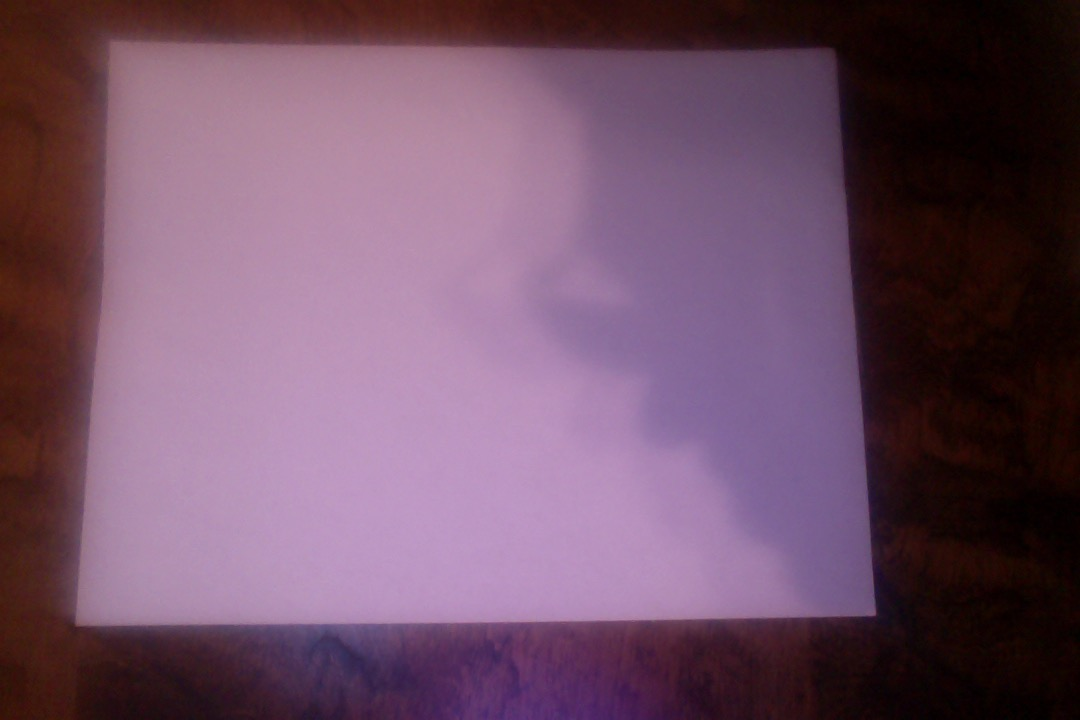
#> input picture paper.jpg, 1080 x 720 px
$ python distance_to_camera.py   (older library calls are emulated)
#> lines starting #> are read from the running program, lines starting #| are printed output that depends on the picture; after the words box and inside, x2 and y2 are one past the last pixel; in counts of white or black regions, pixels touching at a corner belong together; long printed decimals are rounded
#> further down, image is the input picture: shape (720, 1080, 3); mean B, G, R 101.6, 79.6, 111.3
# Most of this was from Adrian Rosebrocks post on pyimagesearch to figure out
# the focal distance of my MacBook Pro's camera https://bit.ly/2KJVoKC

# import the necessary packages
from imutils import paths
import numpy as np
import imutils
import cv2

def find_marker(image):
    # convert the image to grayscale, blur it, and detect edges
    gray = cv2.cvtColor(image, cv2.COLOR_BGR2GRAY)
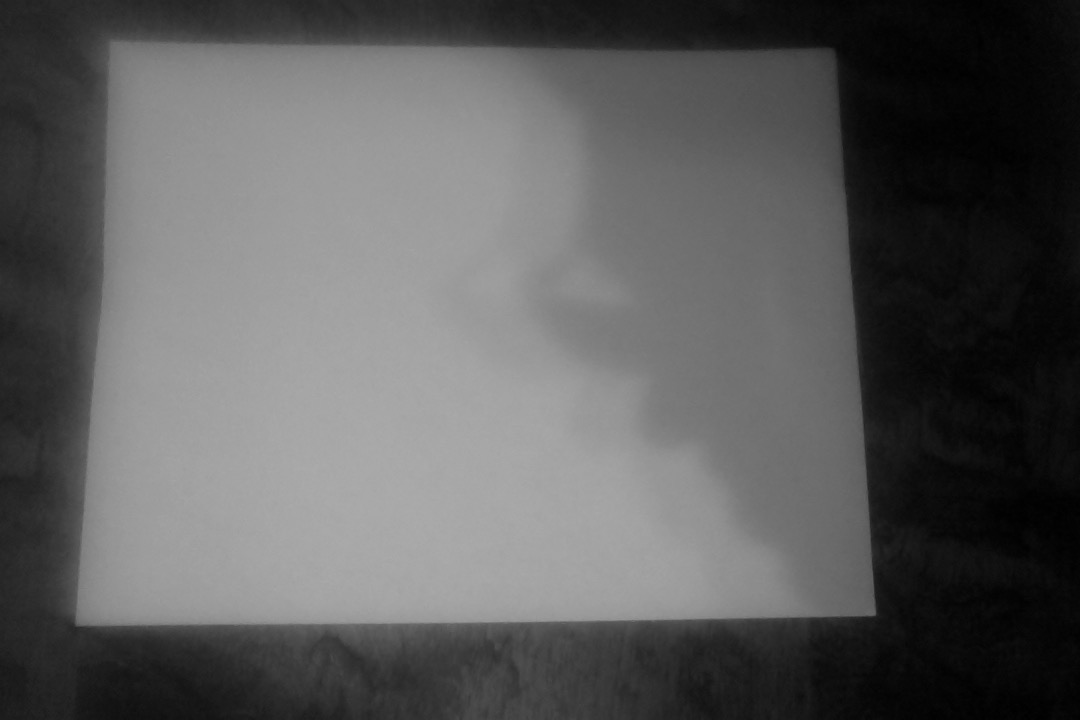
#> gray: shape (720, 1080); min 0, max 172, mean 91.6
    gray = cv2.GaussianBlur(gray, (5, 5), 0)
    edged = cv2.Canny(gray, 35, 125)
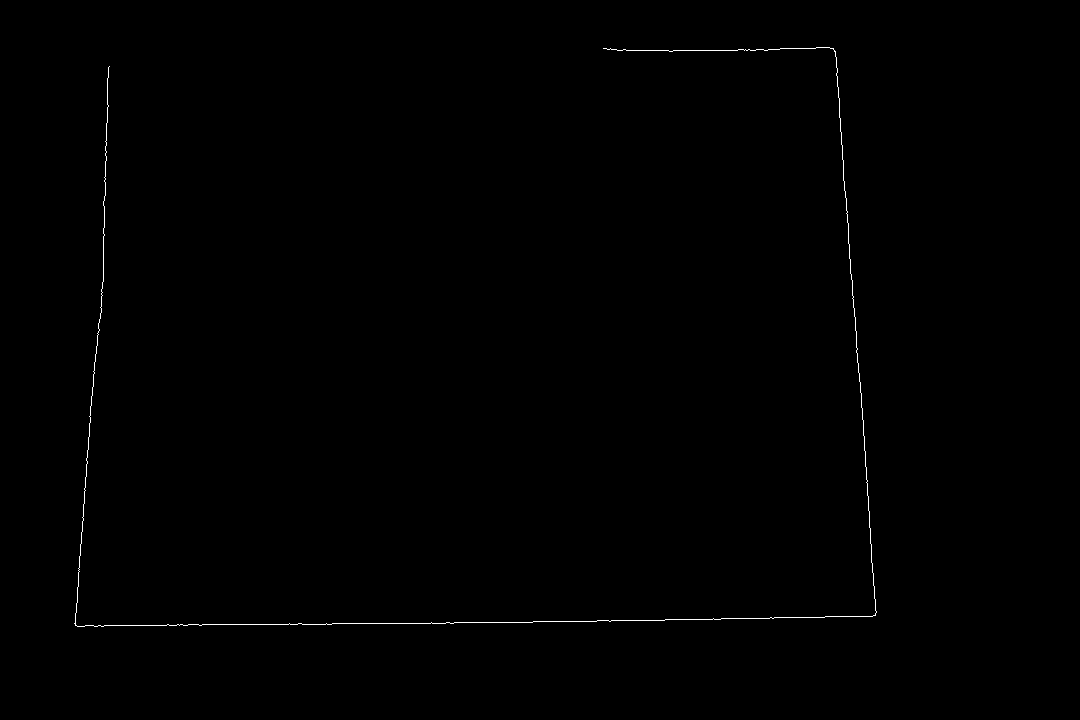
#> edged: shape (720, 1080); 0.28% white in thin lines or dots, all inside (x1, y1, x2, y2) = (74, 47, 877, 627)

    # find the contours in the edged image and keep the largest one;
    # we'll assume that this is our piece of paper in the image
    cnts = cv2.findContours(edged.copy(), cv2.RETR_LIST, cv2.CHAIN_APPROX_SIMPLE)
#> cnts = 1 contour, all with area under 20
    cnts = cnts[0] if imutils.is_cv2() else cnts[1]
    c = max(cnts, key = cv2.contourArea)
#> c = contour of 706 points, box (x1, y1, x2, y2) (74, 47, 877, 627), area 4

    # compute the bounding box of the of the paper region and return it
    return cv2.minAreaRect(c)

def distance_to_camera(knownWidth, focalLength, perWidth):
    # compute and return the distance from the maker to the camera
    return (knownWidth * focalLength) / perWidth

# initialize the known distance from the camera to the object, which
# in this case is 12 inches
KNOWN_DISTANCE = 10.5

# initialize the known object width, which in this case, the piece of
# paper is 11 inches wide
KNOWN_WIDTH = 10.0

# load the  image that contains an object that is KNOWN TO BE 1 foot
# from our camera, then find the paper marker in the image, and initialize
# the focal length
image = cv2.imread('paper.jpg')
marker = find_marker(image)
#> marker = ((469.9, 337), (802.1, 573), -1.04)


focalLength = (marker[1][0] * KNOWN_DISTANCE) / KNOWN_WIDTH
#> focalLength = 842.2
print('Focal Length:', focalLength)
#| Focal Length: 842.190

# load the image, find the marker in the image, then compute the
# distance to the marker from the camera
image = cv2.imread('paper.jpg')
marker = find_marker(image)
inches = distance_to_camera(KNOWN_WIDTH, focalLength, marker[1][0])
#> inches = 10.5

# draw a bounding box around the image and display it
box = cv2.cv.BoxPoints(marker) if imutils.is_cv2() else cv2.boxPoints(marker)
#> box = ((74.14, 630.7), (63.72, 57.81), (865.7, 43.22), (876.1, 616.2))
box = np.int0(box)
#> box = [[74, 630], [63, 57], [865, 43], [876, 616]]
print(box)
#| [[ 74 630]
#|  [ 63  57]
#|  [865  43]
#|  [876 616]]
cv2.drawContours(image, [box], -1, (0, 255, 0), 2)
cv2.circle(image, tuple(box[0]), 5, (255,0,0), thickness=2, lineType=8, shift=0)
#> image: shape (720, 1080, 3); mean B, G, R 100.8, 81.7, 110.3
cv2.circle(image, tuple(box[3]), 5, (0,0,255), thickness=2, lineType=8, shift=0)
#> image: shape (720, 1080, 3); mean B, G, R 100.8, 81.7, 110.3
cv2.putText(image, "%.2fft" % (inches / 12),
            (image.shape[1] - 200, image.shape[0] - 20), cv2.FONT_HERSHEY_SIMPLEX,
            2.0, (0, 255, 0), 3)
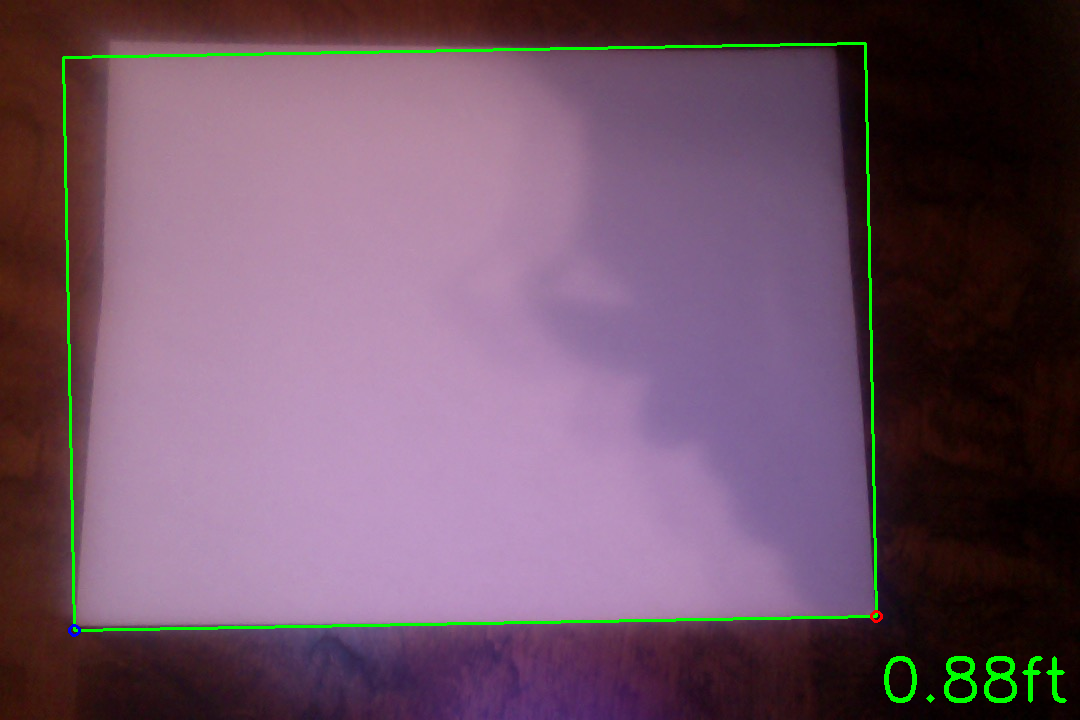
#> image: shape (720, 1080, 3); mean B, G, R 100.8, 82.5, 110.3
cv2.imshow("image", image)
cv2.waitKey(0)

$ run again, with image.jpg copied over paper.jpg
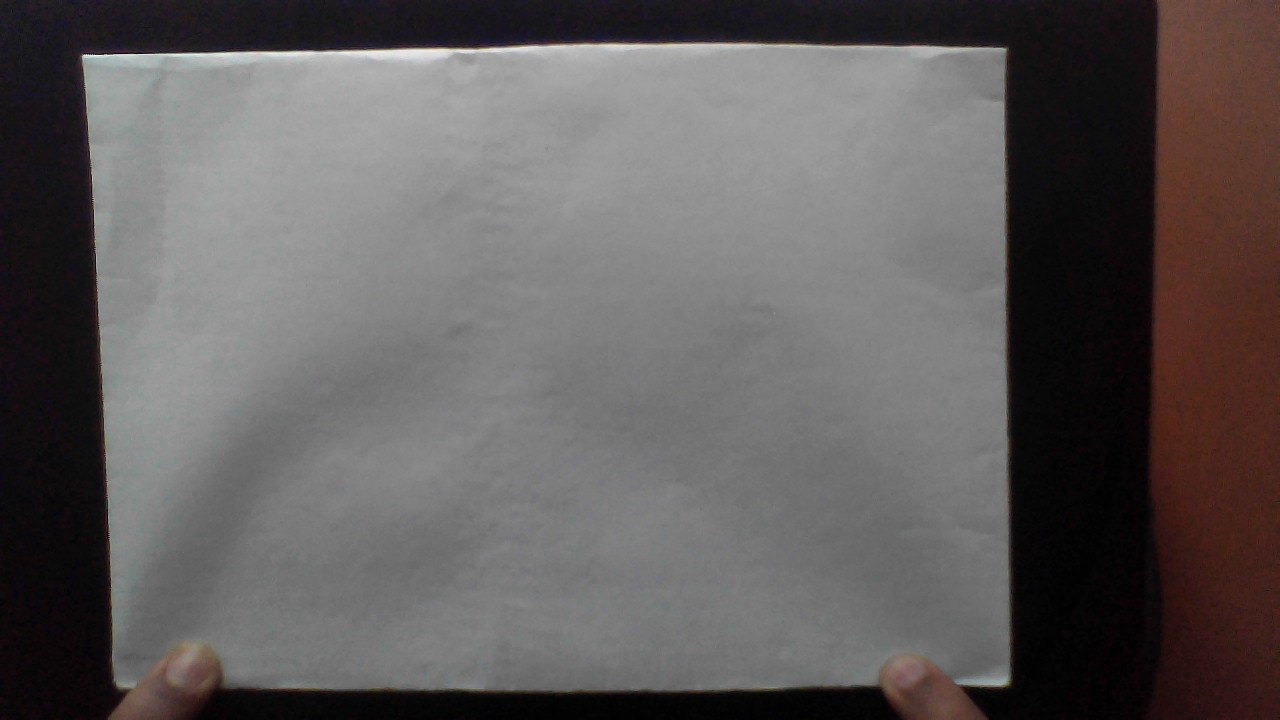
#> input picture image.jpg, 1280 x 720 px
#> image is the input picture: shape (720, 1280, 3); mean B, G, R 91.4, 91.8, 96
#> in find_marker, `edged = cv2.Canny(gray, 35, 125)`:
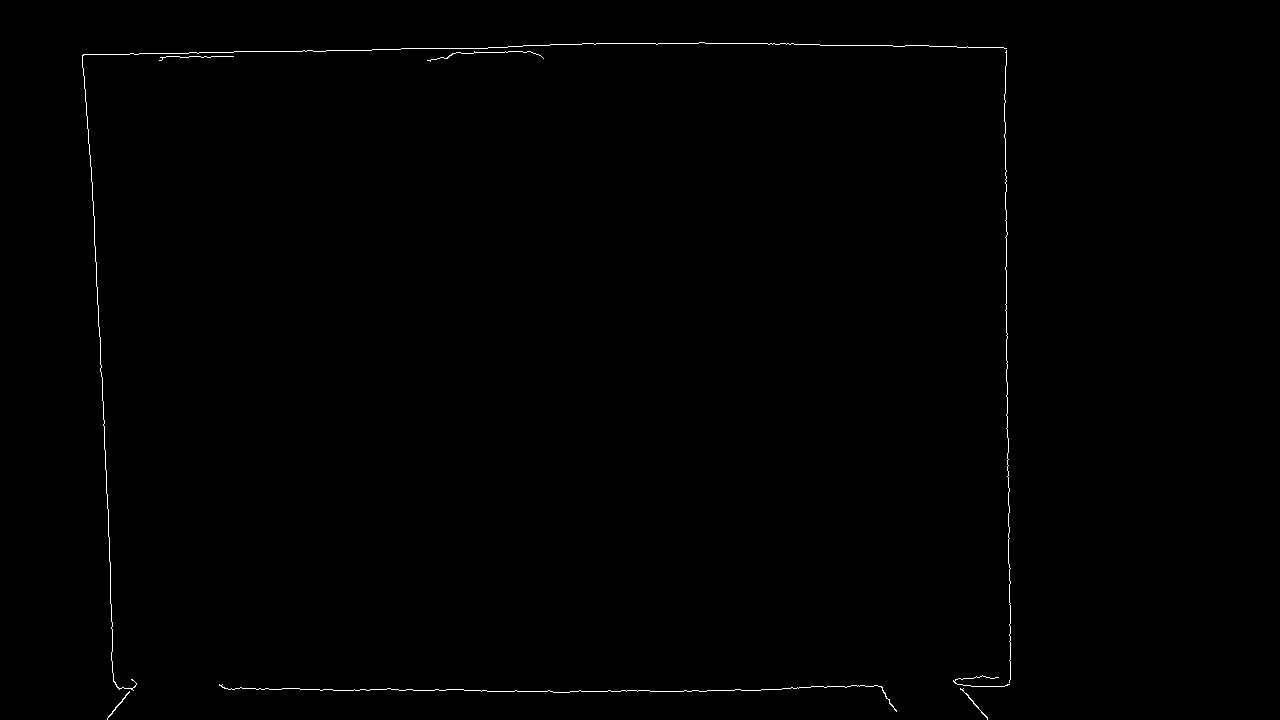
#> edged: shape (720, 1280); 0.36% white in thin lines or dots, all inside (x1, y1, x2, y2) = (82, 42, 1011, 720)
#> cnts = 8 contours, 6 with area under 20; largest, box (x1, y1, x2, y2) and area: (107, 691, 130, 720) 21, (960, 688, 988, 720) 20
#> c = contour of 23 points, box (x1, y1, x2, y2) (107, 691, 130, 720), area 21
#> marker = ((117.8, 704.8), (35.59, 1.54), -50.19)
#> focalLength = 37.37
#| Focal Length: 37.374
#> inches = 10.5
#> `box = cv2.cv.BoxPoints(marker) if imutils.is_cv2() else cv2.boxPoints(..`: box = ((107, 719), (105.8, 718), (128.6, 690.7), (129.8, 691.7))
#> `box = np.int0(box)`: box = [[106, 718], [105, 718], [128, 690], [129, 691]]
#| [[106 718]
#|  [105 718]
#|  [128 690]
#|  [129 691]]
#> `cv2.putText(image, "%.2fft" % (inches / 12), (image.shape[1] - 200, im..`:
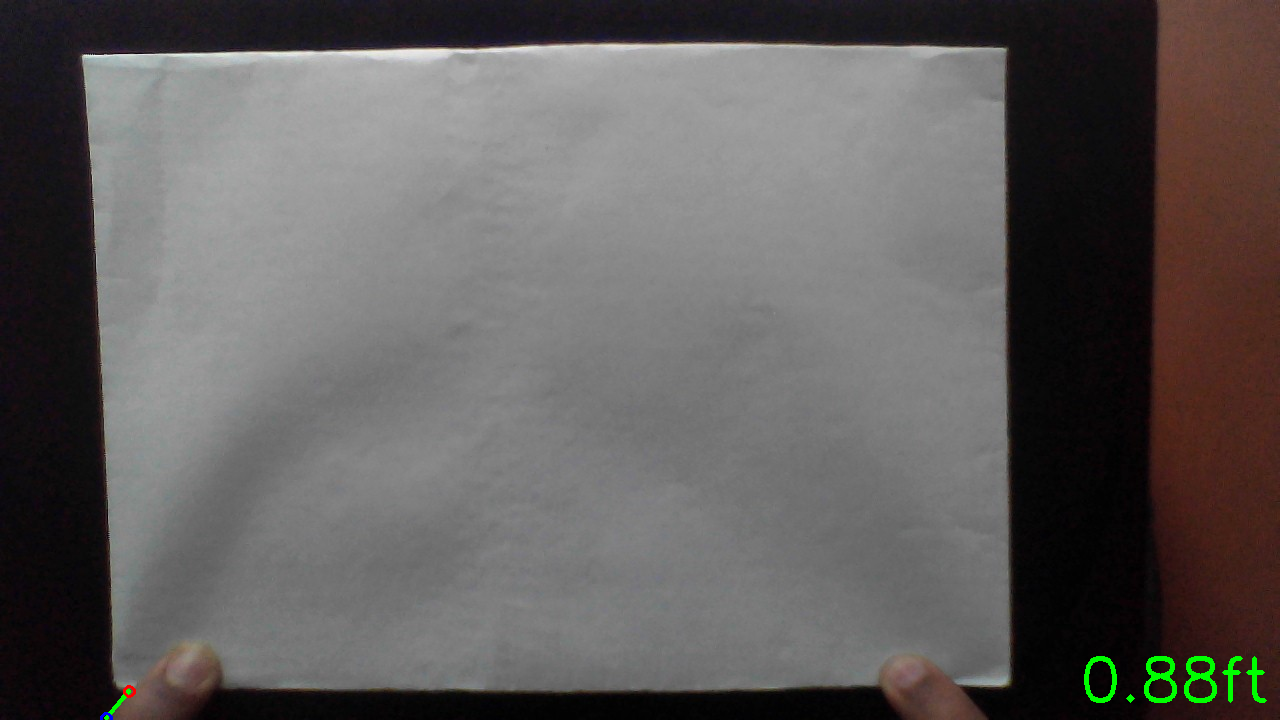
#> image: shape (720, 1280, 3); mean B, G, R 91.3, 92.5, 95.9
